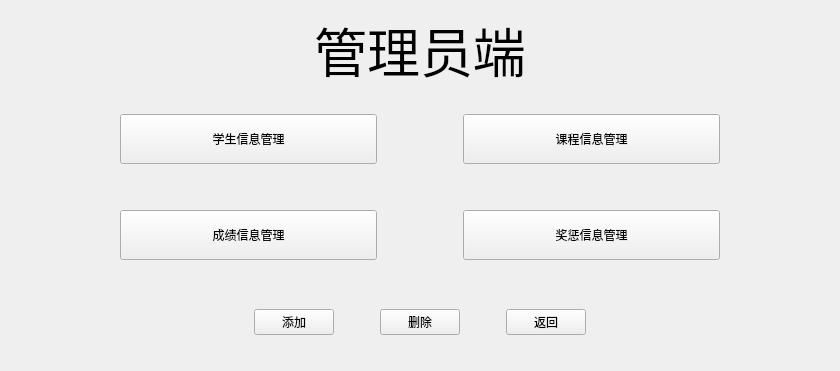
     <widget class="QWidget" name="ControlPage">
      <layout class="QVBoxLayout" name="verticalLayout_2">
       <item>
        <widget class="QLabel" name="label_2">
         <property name="maximumSize">
          <size>
           <width>16777215</width>
           <height>150</height>
          </size>
         </property>
         <property name="font">
          <font>
           <family>隶书</family>
           <pointsize>40</pointsize>
           <weight>50</weight>
           <bold>false</bold>
          </font>
         </property>
         <property name="text">
          <string>管理员端</string>
         </property>
         <property name="alignment">
          <set>Qt::AlignCenter</set>
         </property>
        </widget>
       </item>
       <item>
        <widget class="QWidget" name="widget_3" native="true">
         <layout class="QGridLayout" name="gridLayout_4">
          <item row="3" column="6">
           <spacer name="horizontalSpacer_6">
            <property name="orientation">
             <enum>Qt::Horizontal</enum>
            </property>
            <property name="sizeType">
             <enum>QSizePolicy::Fixed</enum>
            </property>
            <property name="sizeHint" stdset="0">
             <size>
              <width>100</width>
              <height>20</height>
             </size>
            </property>
           </spacer>
          </item>
          <item row="3" column="0">
           <spacer name="horizontalSpacer_5">
            <property name="orientation">
             <enum>Qt::Horizontal</enum>
            </property>
            <property name="sizeType">
             <enum>QSizePolicy::Fixed</enum>
            </property>
            <property name="sizeHint" stdset="0">
             <size>
              <width>100</width>
              <height>20</height>
             </size>
            </property>
           </spacer>
          </item>
          <item row="5" column="3">
           <spacer name="verticalSpacer">
            <property name="orientation">
             <enum>Qt::Vertical</enum>
            </property>
            <property name="sizeType">
             <enum>QSizePolicy::Fixed</enum>
            </property>
            <property name="sizeHint" stdset="0">
             <size>
              <width>20</width>
              <height>10</height>
             </size>
            </property>
           </spacer>
          </item>
          <item row="3" column="5">
           <widget class="QPushButton" name="pride_information_manage">
            <property name="minimumSize">
             <size>
              <width>0</width>
              <height>50</height>
             </size>
            </property>
            <property name="text">
             <string>奖惩信息管理</string>
            </property>
           </widget>
          </item>
          <item row="1" column="5">
           <widget class="QPushButton" name="subject_information_manage">
            <property name="minimumSize">
             <size>
              <width>0</width>
              <height>50</height>
             </size>
            </property>
            <property name="maximumSize">
             <size>
              <width>16777215</width>
              <height>50</height>
             </size>
            </property>
            <property name="text">
             <string>课程信息管理</string>
            </property>
           </widget>
          </item>
          <item row="3" column="2">
           <widget class="QPushButton" name="score_information_manage">
            <property name="minimumSize">
             <size>
              <width>0</width>
              <height>50</height>
             </size>
            </property>
            <property name="text">
             <string>成绩信息管理</string>
            </property>
           </widget>
          </item>
          <item row="1" column="2">
           <widget class="QPushButton" name="student_information_manage">
            <property name="minimumSize">
             <size>
              <width>0</width>
              <height>50</height>
             </size>
            </property>
            <property name="maximumSize">
             <size>
              <width>16777215</width>
              <height>50</height>
             </size>
            </property>
            <property name="text">
             <string>学生信息管理</string>
            </property>
           </widget>
          </item>
          <item row="3" column="3">
           <spacer name="horizontalSpacer_7">
            <property name="orientation">
             <enum>Qt::Horizontal</enum>
            </property>
            <property name="sizeType">
             <enum>QSizePolicy::Fixed</enum>
            </property>
            <property name="sizeHint" stdset="0">
             <size>
              <width>80</width>
              <height>20</height>
             </size>
            </property>
           </spacer>
          </item>
          <item row="0" column="3">
           <spacer name="verticalSpacer_2">
            <property name="orientation">
             <enum>Qt::Vertical</enum>
            </property>
            <property name="sizeType">
             <enum>QSizePolicy::Fixed</enum>
            </property>
            <property name="sizeHint" stdset="0">
             <size>
              <width>20</width>
              <height>10</height>
             </size>
            </property>
           </spacer>
          </item>
          <item row="2" column="3">
           <spacer name="verticalSpacer_35">
            <property name="orientation">
             <enum>Qt::Vertical</enum>
            </property>
            <property name="sizeType">
             <enum>QSizePolicy::Fixed</enum>
            </property>
            <property name="sizeHint" stdset="0">
             <size>
              <width>20</width>
              <height>40</height>
             </size>
            </property>
           </spacer>
          </item>
         </layout>
        </widget>
       </item>
       <item>
        <widget class="QWidget" name="widget_5" native="true">
         <property name="minimumSize">
          <size>
           <width>0</width>
           <height>75</height>
          </size>
         </property>
         <property name="maximumSize">
          <size>
           <width>16777215</width>
           <height>75</height>
          </size>
         </property>
         <layout class="QHBoxLayout" name="horizontalLayout_2">
          <item>
           <spacer name="horizontalSpacer_14">
            <property name="orientation">
             <enum>Qt::Horizontal</enum>
            </property>
            <property name="sizeHint" stdset="0">
             <size>
              <width>234</width>
              <height>20</height>
             </size>
            </property>
           </spacer>
          </item>
          <item>
           <widget class="QPushButton" name="pushButton_3">
            <property name="text">
             <string>添加</string>
            </property>
           </widget>
          </item>
          <item>
           <spacer name="horizontalSpacer_41">
            <property name="orientation">
             <enum>Qt::Horizontal</enum>
            </property>
            <property name="sizeType">
             <enum>QSizePolicy::Fixed</enum>
            </property>
            <property name="sizeHint" stdset="0">
             <size>
              <width>40</width>
              <height>20</height>
             </size>
            </property>
           </spacer>
          </item>
          <item>
           <widget class="QPushButton" name="delete_page">
            <property name="text">
             <string>删除</string>
            </property>
           </widget>
          </item>
          <item>
           <spacer name="horizontalSpacer_36">
            <property name="orientation">
             <enum>Qt::Horizontal</enum>
            </property>
            <property name="sizeType">
             <enum>QSizePolicy::Fixed</enum>
            </property>
            <property name="sizeHint" stdset="0">
             <size>
              <width>40</width>
              <height>20</height>
             </size>
            </property>
           </spacer>
          </item>
          <item>
           <widget class="QPushButton" name="back_1">
            <property name="text">
             <string>返回</string>
            </property>
           </widget>
          </item>
          <item>
           <spacer name="horizontalSpacer_16">
            <property name="orientation">
             <enum>Qt::Horizontal</enum>
            </property>
            <property name="sizeHint" stdset="0">
             <size>
              <width>234</width>
              <height>20</height>
             </size>
            </property>
           </spacer>
          </item>
         </layout>
        </widget>
       </item>
      </layout>
     </widget>
